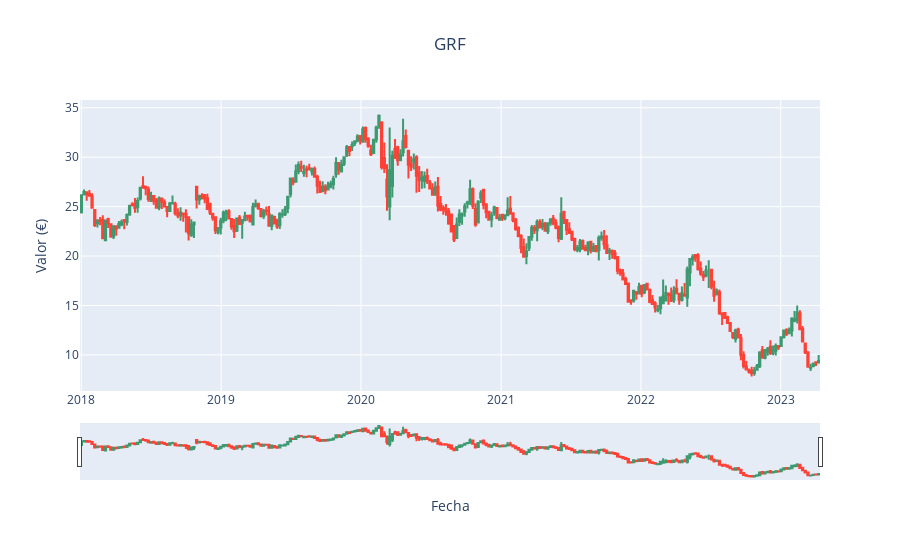

The notebook cell saved with this chart:
### Markdown cell above
Creamos un gráfico de resumen de cualquier valore del IBEX35

### Code cell
grafico_valor("GRF", dic_valores)

### Figure 1 — Plotly figure (JSON) as saved in the notebook; plotly's stock layout.template omitted (floating-point values rounded to 4 significant figures; data arrays with more than 128 entries replaced by an {"elided": "..."} marker saying what was removed)
{"data": [{"close": {"elided": "276 float values"}, "high": {"elided": "276 float values"}, "low": {"elided": "276 float values"}, "open": {"elided": "276 float values"}, "type": "candlestick", "x": {"elided": "276 str values"}}], "layout": {"title": {"text": "GRF", "x": 0.5}, "xaxis": {"title": {"text": "Fecha"}}, "yaxis": {"title": {"text": "Valor (€)"}}}}
